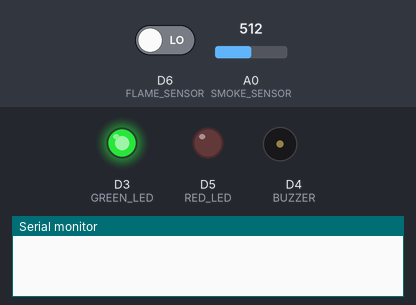
The sketch below on a simulated Arduino Uno R4 WiFi. Shown: output pins drawn as LEDs (lit = HIGH), buzzer (waves = sounding), the last lines printed to the serial monitor. Inputs (shaded band) come from the test bench; at power-on: D6 (FLAME_SENSOR) LOW, A0 (SMOKE_SENSOR) = 512. WiFi joins after 1.5 s; servers stay silent unless stated; uploads are accepted with an empty reply.

Above: at 0.1 s.
At 1.6 s:
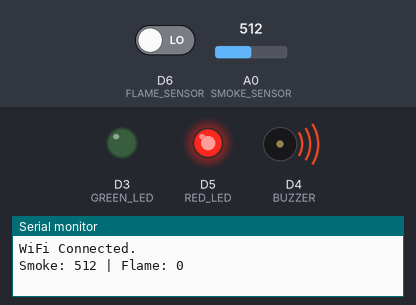
Timing chart, 0 to 3.1 s (numbered marks = the images above):
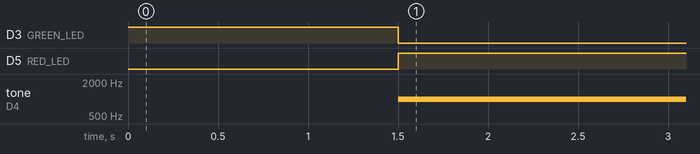

The sketch:

fire-smoke-sms-alert.ino
```cpp
#include "WiFiS3.h"
#include "Arduino_LED_Matrix.h"

// Pin Definitions
#define SMOKE_SENSOR   A0
#define FLAME_SENSOR   6
#define GREEN_LED      3
#define RED_LED        5
#define BUZZER         4

// Wi-Fi & SMS Setup
const char* ssid     = "<Your_SSID>";
const char* password = "<Your_WIFI_Password>";
const String apiKey  = "<Your_SMS_API_Key>";
const String phoneNo = "<Recipient_Phone_Number>";
const int templateID = 101;
String var1 = "House";
String var2 = "FIRE EMERGENCY!";

// Setup
void setup() {
  pinMode(SMOKE_SENSOR, INPUT);
  pinMode(FLAME_SENSOR, INPUT);
  pinMode(GREEN_LED, OUTPUT);
  pinMode(RED_LED, OUTPUT);
  pinMode(BUZZER, OUTPUT);
  digitalWrite(GREEN_LED, HIGH);
  digitalWrite(RED_LED, LOW);
  noTone(BUZZER);

  Serial.begin(9600);

  // Connect to WiFi
  WiFi.begin(ssid, password);
  while (WiFi.status() != WL_CONNECTED) {
    delay(500);
    Serial.print(".");
  }
  Serial.println("\nWiFi Connected.");
}

// Main loop
void loop() {
  int smokeValue = analogRead(SMOKE_SENSOR);
  int flameValue = digitalRead(FLAME_SENSOR);

  Serial.print("Smoke: ");
  Serial.print(smokeValue);
  Serial.print(" | Flame: ");
  Serial.println(flameValue);

  if (smokeValue > 400 || flameValue == HIGH) {
    triggerAlarm();
    sendSMSAlert();
    delay(10000);  // Avoid spamming SMS
  } else {
    resetAlarm();
  }

  delay(500);
}

// Alarm ON
void triggerAlarm() {
  digitalWrite(RED_LED, HIGH);
  digitalWrite(GREEN_LED, LOW);
  tone(BUZZER, 1000);
}

// Alarm OFF
void resetAlarm() {
  digitalWrite(RED_LED, LOW);
  digitalWrite(GREEN_LED, HIGH);
  noTone(BUZZER);
}

// Send SMS Alert
void sendSMSAlert() {
  WiFiClient client;
  String url = "/send?apikey=" + apiKey + "&template=" + String(templateID) +
               "&var1=" + var1 + "&var2=" + var2 + "&to=" + phoneNo;

  if (client.connect("api.circuitdigest.com", 80)) {
    client.print(String("GET ") + url + " HTTP/1.1\r\n" +
                 "Host: api.circuitdigest.com\r\n" +
                 "Connection: close\r\n\r\n");
    delay(500);
    while (client.available()) {
      char c = client.read();
      Serial.write(c);
    }
    client.stop();
  } else {
    Serial.println("Connection to SMS API failed.");
  }
}
```

Measured:
- by itself, D3 (GREEN_LED): HIGH → LOW at 1.5 s
- by itself, D5 (RED_LED): LOW → HIGH at 1.5 s
- by itself, tone on D4 (BUZZER): silent → 1000 Hz at 1.5 s
